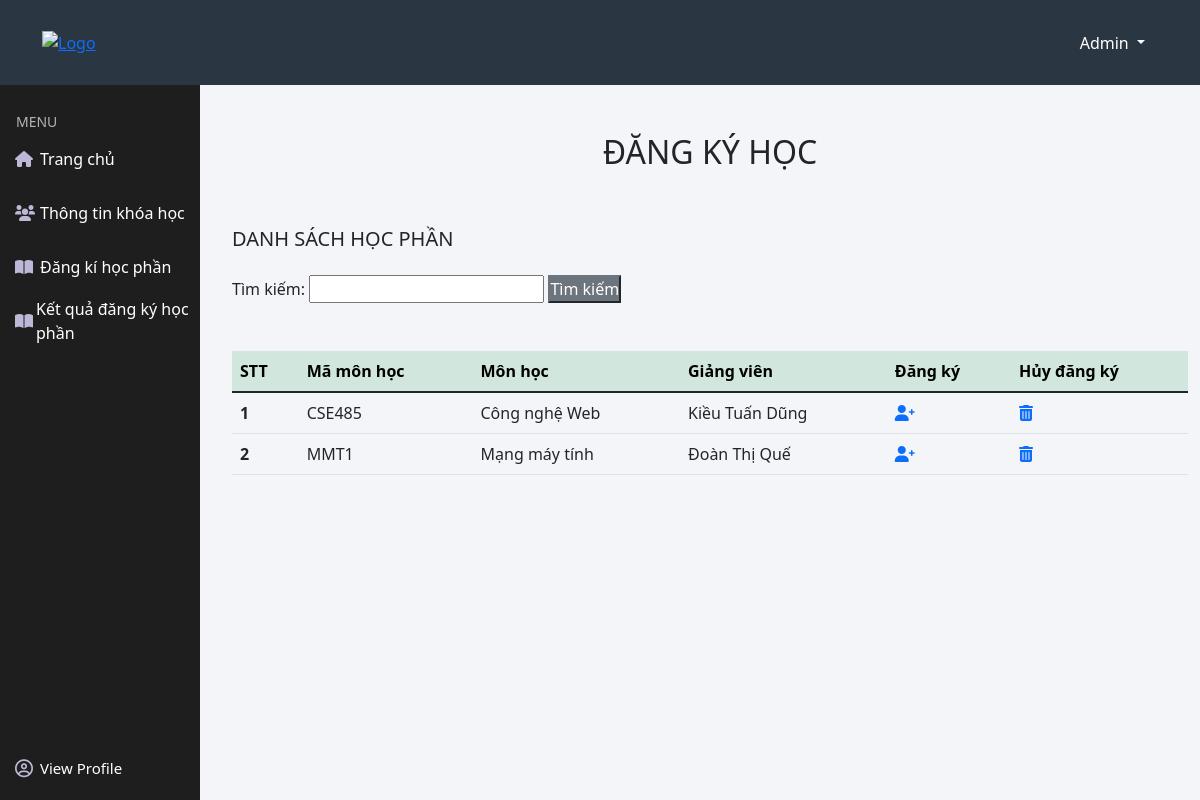
/view/student/student_course_registration.php, run on an earlier commit of the app's database.
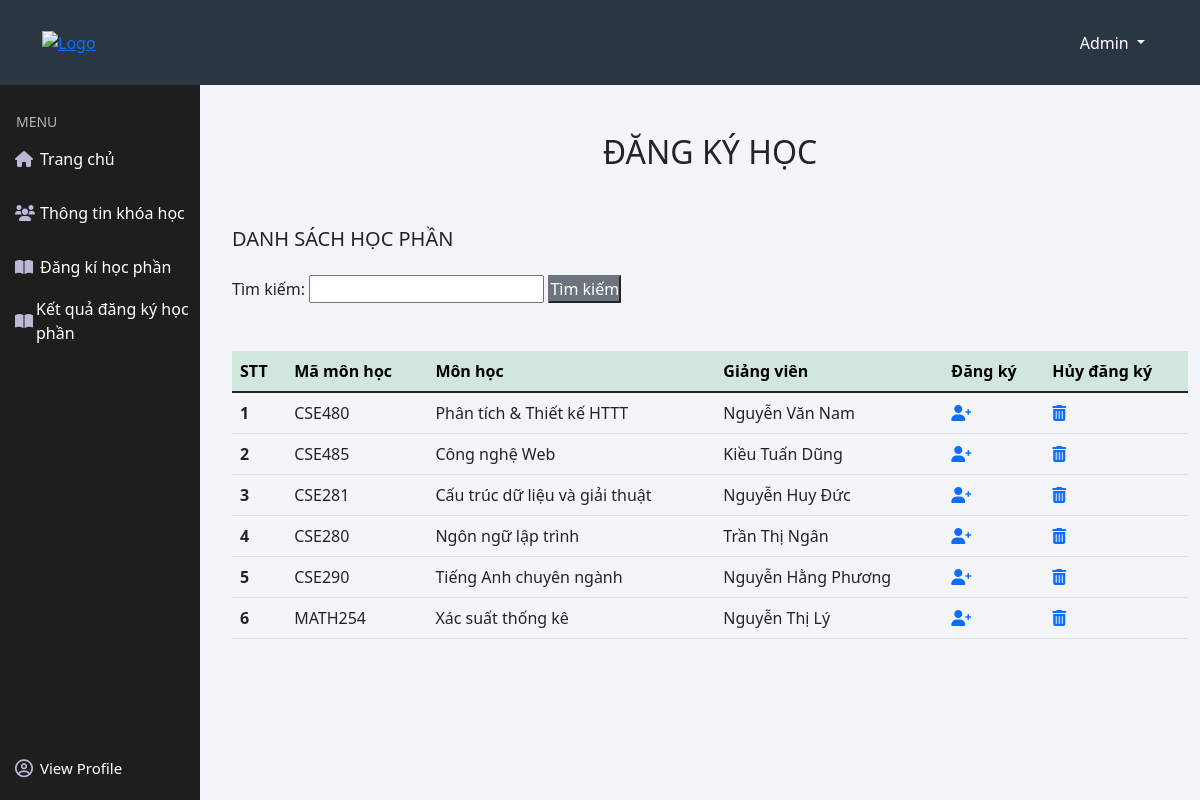
And on a later commit of the database.
### tables this page shows
CREATE TABLE `teacher` (
  `teacher_id` int(10) UNSIGNED NOT NULL,
  `teacher_name` varchar(100) NOT NULL,
  `teacher_gender` tinyint(1) NOT NULL,
  `teacher_birthday` date NOT NULL,
  `teacher_address` varchar(100) NOT NULL,
  `teacher_phone` varchar(100) NOT NULL,
  `teacher_email` varchar(50) NOT NULL,
  `teacher_pass` varchar(100) NOT NULL DEFAULT 'abc',
  `office_id` int(10) UNSIGNED NOT NULL,
  `subject_id` varchar(50) NOT NULL
);

CREATE TABLE `subject` (
  `subject_id` varchar(50) NOT NULL,
  `subject_name` varchar(100) NOT NULL,
  `credits` int(10) UNSIGNED NOT NULL,
  `office_id` int(10) UNSIGNED NOT NULL
);

### view/student/student_course_registration.php (the view, shortened to what this page needs)
<?php
include '../../partials-front/header.php';
include '../../partials-front/header_nav.php';
include '../../partials-front/student_menu.php';
?>
<div class="col-10 float-end">
    <div class="container">
        <div class="mt-5 ms-2 row">
            <h2 style="text-align: center">ĐĂNG KÝ HỌC</h2>
            <div class="mt-5 col-md-12">
                <h5 class="mb-4">DANH SÁCH HỌC PHẦN</h5>
                <form action="./student_find_subject.php" method="post">
                    Tìm kiếm: <input type="text" name="search">
                    <input type="submit" class="btn-secondary" name="submit" value="Tìm kiếm">
                </form>
            </div>
        </div>
            <div class="mt-5 ms-2 row">
                <div class="col-md-12">
                    <table class="table">
                        <thead>
                            <tr class="table-success">
                                <th scope="col">STT</th>
                                <th scope="col">Mã môn học</th>
                                <th scope="col">Môn học</th>
                                <th scope="col">Giảng viên</th>
                                <th scope="col">Đăng ký</th>
                                <th scope="col">Hủy đăng ký</th>
                            </tr>
                        </thead>
                        <tbody>
                            <?php
                         include '../../config/config.php';
                          $sql = "SELECT * FROM subject e INNER JOIN teacher o on e.subject_id = o.subject_id";
                          $result = mysqli_query($con, $sql);
                          $i = 1;
                          if( mysqli_num_rows($result) > 0){
                              while($row = mysqli_fetch_assoc($result)){
                               echo '<tr>',
                               ' <th >'.$i++.'</th>',
                               '<td>'.$row['subject_id'].'</td>',
                                '<td>'.$row['subject_name'].'</td>',
                                '<td>'.$row['teacher_name'].'</td>',
                               '<td><a href="../../process/student/student_registration.php?subject_id='.$row['subject_id'].'"><i class="fas fa-user-plus"></i></a></td>',
                               '<td><a href="../../process/student/student_cancel_registration.php?subject_id='.$row['subject_id'].'"> <i class="fas fa-trash-alt"></i></a></td>',
                            '</tr>';
                              }
                          }
                        ?>
                        </tbody>
                    </table>
                </div>
            </div>
    </div>
</div>

### partials-front/header.php (shortened to what this page needs)
<!doctype html>
<html lang="en">
<head>
  <link href="https://cdn.jsdelivr.net/npm/bootstrap@5.1.1/dist/css/bootstrap.min.css" rel="stylesheet">
  <link rel="stylesheet" href="https://cdnjs.cloudflare.com/ajax/libs/font-awesome/6.0.0-beta2/css/all.min.css" />
  <link rel="stylesheet" href="../../asset/css/style.css">
</head>
<body>

### partials-front/header_nav.php (shortened to what this page needs)
<header class="header ">
    <div class="container h-100 d-flex justify-content-between align-items-center">
        <a href="#" class="logo">
            <img class="logo-img" src="http://tlus.edu.vn/wp-content/uploads/2018/06/LogoDHTL-300x300.png" alt="Logo">
        </a>
        <div class="dropdown h-100 menu">
            <button class="btn dropdown-toggle h-100 text-white" type="button" id="dropdownMenuButton1" data-bs-toggle="dropdown" aria-expanded="false">
                Admin
            </button>
        </div>
    </div>
</header>

### partials-front/student_menu.php (shortened to what this page needs)
<nav class="position-relative">
    <div class="col-2 sidebar position-fixed">
        <p class="d-block title-menu px-3 pt-3">MENU</p>
        <ul class="ps-0">
            <li>
                <a class="text-decoration-none h-100 d-flex align-items-center" href="student_dashboard.php">
                    <i class="fas fa-home"></i>
                    Trang chủ
                </a>
            </li>
            <li>
                <a class="text-decoration-none h-100 d-flex align-items-center" href="student_subject_info.php">
                    <i class="fas fa-users"></i>
                    Thông tin khóa học
                </a>
            </li>
            <li class="notification2">
                <a class="text-decoration-none h-100 d-flex align-items-center" href="student_course_registration.php">
                    <i class="fas fa-book-open"></i>
                    Đăng kí học phần
                </a>
            </li>
            <li class="notification2">
                <a class="text-decoration-none h-100 d-flex align-items-center" href="student_registration_results.php">
                    <i class="fas fa-book-open"></i>
                    Kết quả đăng ký học phần
                </a>
            </li>
        </ul>
        <div class="userProfile w-100 position-absolute start-0 bottom-0">
            <a class="d-flex align-items-center w-100 h-100 text-white text-decoration-none" href="student_info.php">
                <i class="far fa-user-circle xyz"></i>
                View Profile
            </a>
        </div>
    </div>

### asset/css/style.css (style rules this page uses)
* { margin: 0; padding: 0; box-sizing: border-box; list-style: none; text-decoration: none; }
body { background: #f3f5f9; }
.header { height: 85px; background-color: #2b3643; }
.logo { width: 80px; }
.logo-img { max-width: 100%; }
.sidebar { height: calc(100% - 85px); background: #000000e0; padding: 10px 0; }
.sidebar ul li { height: 54px; }
.sidebar ul li a { color: #fff; display: block; padding-left: 15px; }
.sidebar ul li a i { color: #bdb8d7; width: 25px; }
.title-menu { margin: 0; color: #ffffffa8; font-size: 14px; }
.userProfile { height: 64px; }
.userProfile a { padding-left: 15px; font-size: 15px; }
.userProfile a i { font-size: 18px; color: #bdb8d7; width: 25px; }

What changed in the data, as far as the page shows it:
removed teacher: subject "MMT1", subject.subject_name "Mạng máy tính", teacher_name "Đoàn Thị Quế"
added teacher: subject "CSE480", subject.subject_name "Phân tích & Thiết kế HTTT", teacher_name "Nguyễn Văn Nam"
added teacher: subject "CSE281", subject.subject_name "Cấu trúc dữ liệu và giải thuật", teacher_name "Nguyễn Huy Đức"
added teacher: subject "CSE280", subject.subject_name "Ngôn ngữ lập trình", teacher_name "Trần Thị Ngân"
added teacher: subject "CSE290", subject.subject_name "Tiếng Anh chuyên ngành", teacher_name "Nguyễn Hằng Phương"
added teacher: subject "MATH254", subject.subject_name "Xác suất thống kê", teacher_name "Nguyễn Thị Lý"
